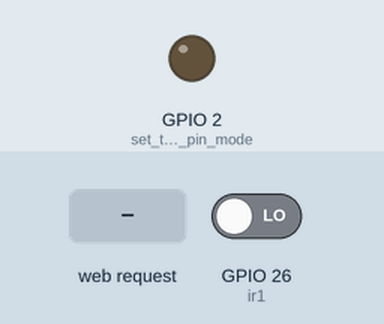
Recording of a sketch running on a simulated ESP32. Shown: output pins drawn as LEDs (lit = HIGH). Inputs (shaded band) come from the test bench; at power-on: GPIO 26 (ir1) LOW. WiFi joins after 1.5 s; servers stay silent unless stated; what the sketch prints to the serial monitor is not drawn.

Above: at 2.7 s.
2.8 s: HTTP request GET /H received
At 3.3 s:
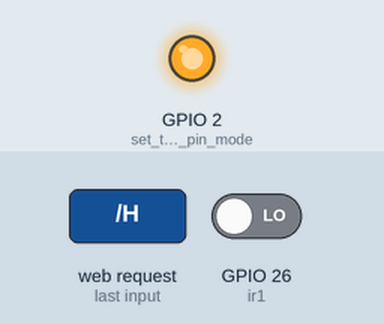
4.3 s: HTTP request GET /L received
At 5.7 s:
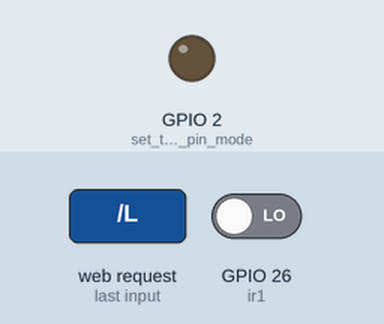
Timing chart, 0 to 7.3 s (numbered marks = the images above; inputs shaded):
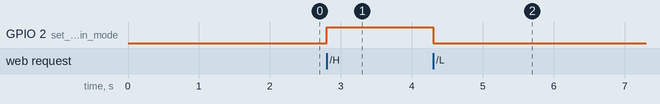

The sketch:

Wifi_with_IR.ino
```cpp
#include <WiFi.h>

const char* ssid     = "LAPTOP";
const char* password = "78799008333";

WiFiServer server(80);
int ir1=26;
void setup()
{
  Serial.begin(115200);
  pinMode(2, OUTPUT);      // set the LED pin mode
  pinMode(26, INPUT);
  delay(10);

  // We start by connecting to a WiFi network

  Serial.println();
  Serial.println();
  Serial.print("Connecting to ");
  Serial.println(ssid);

  WiFi.begin(ssid, password);

  while (WiFi.status() != WL_CONNECTED) {
    delay(500);
    Serial.print(".");
  }

  Serial.println("");
  Serial.println("WiFi connected.");
  Serial.println("IP address: ");
  Serial.println(WiFi.localIP());

  server.begin();

}

int value = 0;

void loop() {
  WiFiClient client = server.available();   // listen for incoming clients

  if (client) {                             // if you get a client,
    Serial.println("New Client.");           // print a message out the serial port
    String currentLine = "";                // make a String to hold incoming data from the client
    while (client.connected()) {            // loop while the client's connected
      if (client.available()) {             // if there's bytes to read from the client,
        char c = client.read();             // read a byte, then
        Serial.write(c);                    // print it out the serial monitor
        if (c == '\n') {                    // if the byte is a newline character

          // if the current line is blank, you got two newline characters in a row.
          // that's the end of the client HTTP request, so send a response:
          if (currentLine.length() == 0) {
            // HTTP headers always start with a response code (e.g. HTTP/1.1 200 OK)
            // and a content-type so the client knows what's coming, then a blank line:
            client.println("HTTP/1.1 200 OK");
            client.println("Content-type:text/html");
            client.println();
            client.println("<html>");
            client.println("<head><meta name=\"viewport\" content=\"width=device-width, initial-scale=1\">");
            client.println("<style> html { font-family: Cairo; text-align: center; } h1 { font-size: 1.8rem; color: rgb(0, 0, 0); } .slot { display: flex; background-color: rgb(255, 255, 255); border: 3px solid black; border-radius: 10px; width: 10rem; height: 15rem; } .content { width: 100%; } .nav { width: 300px; margin: 0 30%; } .wrapper { display: flex; flex-wrap: nowrap; } </style></head>");
            client.println("<body>");
            // the content of the HTTP response follows the header:
            client.print("Click <a href=\"/H\">here</a> to turn the LED on pin 5 on.<br>");
            client.print("Click <a href=\"/L\">here</a> to turn the LED on pin 5 off.<br>");
            client.println("<h1>SMART CAR PARKING USING IOT</h1>");

            client.println("<a href=\"/frwl\"><button><i class=\"fa-solid fa-chevron-left icon\"\"></i></button></a>");
            client.println("<div class=\"nav\"\"> <h1 class=\"bdr\"\">Car Parking</h1> </div> <div class=\"content\"\"> <div class=\"wrapper\"\">");
            if(digitalRead(ir1)==0)
            {
              client.println("<div class=\"slot\"\" style=\"background-color: #ffcccc;\"\"></div>");
            }
            else
            {
              client.println("<div class=\"slot\"\"></div>");
            }


            client.println("</div> </div>");
            client.println("</body>");
            client.println("</html>");
            client.println();
            client.println();
            // The HTTP response ends with another blank line:
            client.println();
            // break out of the while loop:
            break;
          } else {    // if you got a newline, then clear currentLine:
            currentLine = "";
          }
        } else if (c != '\r') {  // if you got anything else but a carriage return character,
          currentLine += c;      // add it to the end of the currentLine
        }

        // Check to see if the client request was "GET /H" or "GET /L":
        if (currentLine.endsWith("GET /H")) {
          digitalWrite(2, HIGH);               // GET /H turns the LED on
        }
        if (currentLine.endsWith("GET /L")) {
          digitalWrite(2, LOW);                // GET /L turns the LED off
        }
      }
    }
    // close the connection:
    client.stop();
    Serial.println("Client Disconnected.");
  }
}
```

Measured:
- after the input at 2.8 s, GPIO 2 (set_the_LED_pin_mode): LOW → HIGH at once
- after the input at 4.3 s, GPIO 2 (set_the_LED_pin_mode): HIGH → LOW at once
